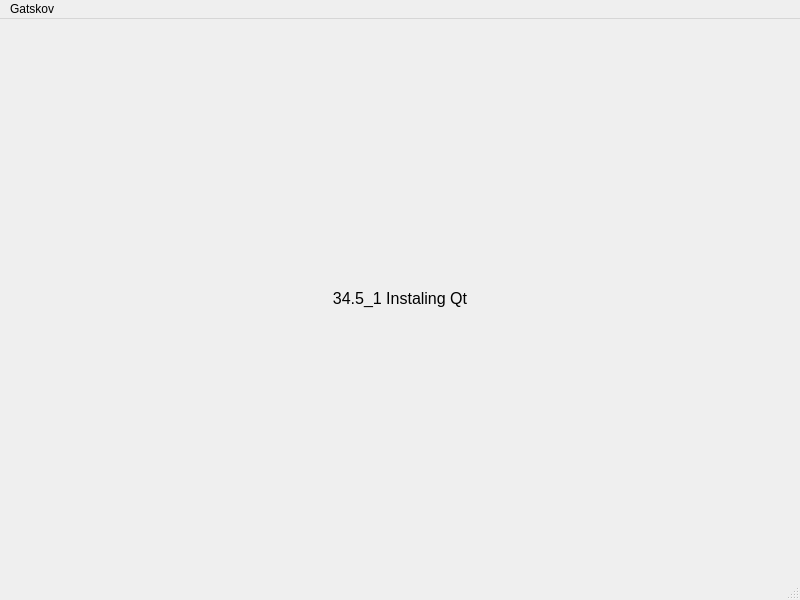
<?xml version="1.0" encoding="UTF-8"?>
<ui version="4.0">
 <class>MainWindow</class>
 <widget class="QMainWindow" name="MainWindow">
  <property name="geometry">
   <rect>
    <x>0</x>
    <y>0</y>
    <width>800</width>
    <height>600</height>
   </rect>
  </property>
  <property name="windowTitle">
   <string>MainWindow</string>
  </property>
  <widget class="QWidget" name="centralwidget">
   <layout class="QGridLayout" name="gridLayout">
    <item row="0" column="0">
     <widget class="QLabel" name="label">
      <property name="text">
       <string>&lt;html&gt;&lt;head/&gt;&lt;body&gt;&lt;p align=&quot;center&quot;&gt;&lt;span style=&quot; font-size:12pt;&quot;&gt;34.5_1 Instaling Qt&lt;/span&gt;&lt;/p&gt;&lt;/body&gt;&lt;/html&gt;</string>
      </property>
     </widget>
    </item>
   </layout>
  </widget>
  <widget class="QMenuBar" name="menubar">
   <property name="geometry">
    <rect>
     <x>0</x>
     <y>0</y>
     <width>800</width>
     <height>22</height>
    </rect>
   </property>
   <widget class="QMenu" name="menuGatskov">
    <property name="title">
     <string>Gatskov</string>
    </property>
   </widget>
   <addaction name="menuGatskov"/>
  </widget>
  <widget class="QStatusBar" name="statusbar"/>
 </widget>
 <resources/>
 <connections/>
</ui>
